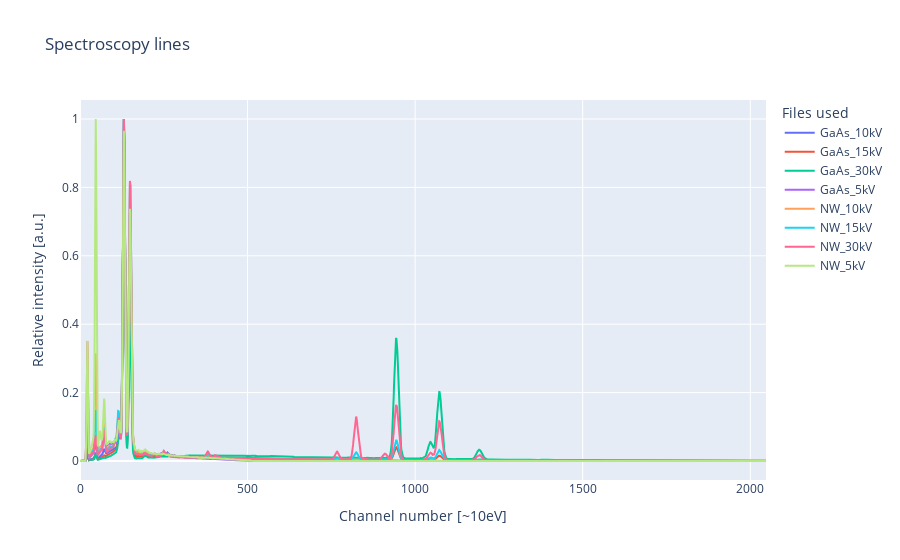

Notebook code for this chart:
### Code cell
fig = plotly_plot_multiple_spectra(get_multiple_data_arrays(filters=["NW", "GaAs"]), mode='lines')
# fig.show()
# fig.write_html("../plots/all_NW_and_GaAs_seperated.html")

### Figure 1 — Plotly figure (JSON) as saved in the notebook; plotly's stock layout.template omitted (floating-point values rounded to 4 significant figures; data arrays with more than 128 entries replaced by an {"elided": "..."} marker saying what was removed)
{"data": [{"mode": "lines", "name": "GaAs_10kV", "type": "scatter", "x": {"elided": "2048 int values"}, "y": {"elided": "2048 float values"}}, {"mode": "lines", "name": "GaAs_15kV", "type": "scatter", "x": {"elided": "2048 int values"}, "y": {"elided": "2048 float values"}}, {"mode": "lines", "name": "GaAs_30kV", "type": "scatter", "x": {"elided": "2048 int values"}, "y": {"elided": "2048 float values"}}, {"mode": "lines", "name": "GaAs_5kV", "type": "scatter", "x": {"elided": "2048 int values"}, "y": {"elided": "2048 float values"}}, {"mode": "lines", "name": "NW_10kV", "type": "scatter", "x": {"elided": "2048 int values"}, "y": {"elided": "2048 float values"}}, {"mode": "lines", "name": "NW_15kV", "type": "scatter", "x": {"elided": "2048 int values"}, "y": {"elided": "2048 float values"}}, {"mode": "lines", "name": "NW_30kV", "type": "scatter", "x": {"elided": "2048 int values"}, "y": {"elided": "2048 float values"}}, {"mode": "lines", "name": "NW_5kV", "type": "scatter", "x": {"elided": "2048 int values"}, "y": {"elided": "2048 float values"}}], "layout": {"autosize": true, "legend": {"title": {"text": "Files used"}}, "title": {"text": "Spectroscopy lines"}, "xaxis": {"autorange": true, "range": [0, 2047], "title": {"text": "Channel number [~10eV]"}, "type": "linear"}, "yaxis": {"autorange": true, "range": [-0.05556, 1.056], "title": {"text": "Relative intensity [a.u.]"}, "type": "linear"}}}
